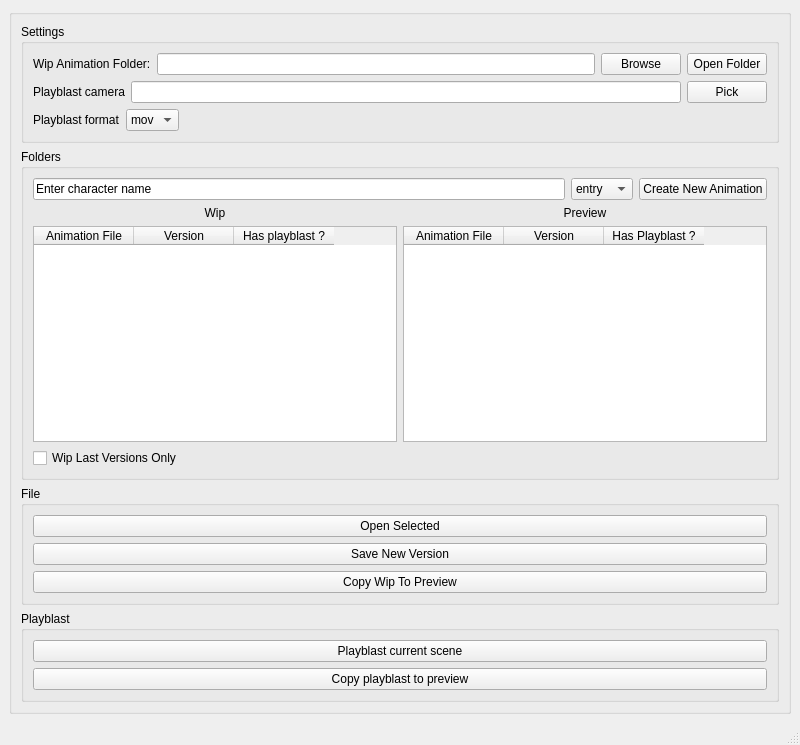
<?xml version="1.0" encoding="UTF-8"?>
<ui version="4.0">
 <class>bdAnimationToolWin</class>
 <widget class="QMainWindow" name="bdAnimationToolWin">
  <property name="geometry">
   <rect>
    <x>0</x>
    <y>0</y>
    <width>800</width>
    <height>745</height>
   </rect>
  </property>
  <property name="windowTitle">
   <string>MainWindow</string>
  </property>
  <widget class="QWidget" name="centralwidget">
   <layout class="QVBoxLayout" name="verticalLayout_2">
    <item>
     <layout class="QVBoxLayout" name="verticalLayout">
      <item>
       <widget class="QGroupBox" name="groupBox">
        <property name="title">
         <string/>
        </property>
        <property name="flat">
         <bool>false</bool>
        </property>
        <property name="checkable">
         <bool>false</bool>
        </property>
        <layout class="QVBoxLayout" name="verticalLayout_3">
         <item>
          <widget class="QGroupBox" name="groupBox_3">
           <property name="title">
            <string>Settings</string>
           </property>
           <layout class="QVBoxLayout" name="verticalLayout_7">
            <item>
             <layout class="QHBoxLayout" name="horizontalLayout">
              <item>
               <widget class="QLabel" name="label_3">
                <property name="text">
                 <string>Wip Animation Folder:</string>
                </property>
               </widget>
              </item>
              <item>
               <widget class="QLineEdit" name="wipFolderEdit"/>
              </item>
              <item>
               <widget class="QPushButton" name="wipAnimBtn">
                <property name="text">
                 <string>Browse</string>
                </property>
               </widget>
              </item>
              <item>
               <widget class="QPushButton" name="openFolderBtn">
                <property name="text">
                 <string>Open Folder</string>
                </property>
               </widget>
              </item>
             </layout>
            </item>
            <item>
             <layout class="QHBoxLayout" name="horizontalLayout_2">
              <item>
               <widget class="QLabel" name="label_4">
                <property name="text">
                 <string>Playblast camera</string>
                </property>
               </widget>
              </item>
              <item>
               <widget class="QLineEdit" name="playblastCamEdit"/>
              </item>
              <item>
               <widget class="QPushButton" name="playblastCamBtn">
                <property name="text">
                 <string>Pick</string>
                </property>
               </widget>
              </item>
             </layout>
            </item>
            <item>
             <layout class="QHBoxLayout" name="horizontalLayout_3">
              <item>
               <widget class="QLabel" name="label_5">
                <property name="text">
                 <string>Playblast format</string>
                </property>
               </widget>
              </item>
              <item>
               <widget class="QComboBox" name="animFormatComboBox">
                <item>
                 <property name="text">
                  <string>mov</string>
                 </property>
                </item>
                <item>
                 <property name="text">
                  <string>avi</string>
                 </property>
                </item>
               </widget>
              </item>
              <item>
               <spacer name="horizontalSpacer">
                <property name="orientation">
                 <enum>Qt::Horizontal</enum>
                </property>
                <property name="sizeHint" stdset="0">
                 <size>
                  <width>40</width>
                  <height>20</height>
                 </size>
                </property>
               </spacer>
              </item>
             </layout>
            </item>
           </layout>
          </widget>
         </item>
         <item>
          <widget class="QGroupBox" name="groupBox_2">
           <property name="title">
            <string>Folders</string>
           </property>
           <layout class="QVBoxLayout" name="verticalLayout_4">
            <item>
             <layout class="QHBoxLayout" name="horizontalLayout_4">
              <item>
               <widget class="QLineEdit" name="charNameEdit">
                <property name="text">
                 <string>Enter character name</string>
                </property>
               </widget>
              </item>
              <item>
               <widget class="QComboBox" name="animTypeCombo">
                <item>
                 <property name="text">
                  <string>entry</string>
                 </property>
                </item>
                <item>
                 <property name="text">
                  <string>idle</string>
                 </property>
                </item>
                <item>
                 <property name="text">
                  <string>action</string>
                 </property>
                </item>
                <item>
                 <property name="text">
                  <string>exit</string>
                 </property>
                </item>
               </widget>
              </item>
              <item>
               <widget class="QPushButton" name="newAnimBtn">
                <property name="text">
                 <string>Create New Animation</string>
                </property>
               </widget>
              </item>
             </layout>
            </item>
            <item>
             <layout class="QGridLayout" name="gridLayout">
              <item row="1" column="0">
               <widget class="QTableWidget" name="wipAnimTable">
                <column>
                 <property name="text">
                  <string>Animation File</string>
                 </property>
                </column>
                <column>
                 <property name="text">
                  <string>Version</string>
                 </property>
                </column>
                <column>
                 <property name="text">
                  <string>Has playblast ?</string>
                 </property>
                </column>
               </widget>
              </item>
              <item row="0" column="1">
               <widget class="QLabel" name="label_2">
                <property name="text">
                 <string>Preview</string>
                </property>
                <property name="alignment">
                 <set>Qt::AlignCenter</set>
                </property>
               </widget>
              </item>
              <item row="0" column="0">
               <widget class="QLabel" name="label">
                <property name="text">
                 <string>Wip</string>
                </property>
                <property name="alignment">
                 <set>Qt::AlignCenter</set>
                </property>
               </widget>
              </item>
              <item row="1" column="1">
               <widget class="QTableWidget" name="previewAnimTable">
                <column>
                 <property name="text">
                  <string>Animation File</string>
                 </property>
                </column>
                <column>
                 <property name="text">
                  <string>Version</string>
                 </property>
                </column>
                <column>
                 <property name="text">
                  <string>Has Playblast ?</string>
                 </property>
                </column>
               </widget>
              </item>
             </layout>
            </item>
            <item>
             <widget class="QCheckBox" name="lastVersionCheckBox">
              <property name="text">
               <string>Wip Last Versions Only</string>
              </property>
             </widget>
            </item>
           </layout>
          </widget>
         </item>
         <item>
          <widget class="QGroupBox" name="groupBox_4">
           <property name="title">
            <string>File</string>
           </property>
           <layout class="QVBoxLayout" name="verticalLayout_5">
            <item>
             <widget class="QPushButton" name="openFileBtn">
              <property name="text">
               <string>Open Selected</string>
              </property>
             </widget>
            </item>
            <item>
             <widget class="QPushButton" name="saveFileBtn">
              <property name="text">
               <string>Save New Version</string>
              </property>
             </widget>
            </item>
            <item>
             <widget class="QPushButton" name="copyToPreviewBtn">
              <property name="text">
               <string>Copy Wip To Preview</string>
              </property>
             </widget>
            </item>
           </layout>
          </widget>
         </item>
         <item>
          <widget class="QGroupBox" name="groupBox_5">
           <property name="title">
            <string>Playblast</string>
           </property>
           <layout class="QVBoxLayout" name="verticalLayout_6">
            <item>
             <widget class="QPushButton" name="playblastBtn">
              <property name="text">
               <string>Playblast current scene</string>
              </property>
             </widget>
            </item>
            <item>
             <widget class="QPushButton" name="copyPlayblastBtn">
              <property name="text">
               <string>Copy playblast to preview</string>
              </property>
             </widget>
            </item>
           </layout>
          </widget>
         </item>
        </layout>
       </widget>
      </item>
     </layout>
    </item>
   </layout>
  </widget>
  <widget class="QStatusBar" name="statusbar"/>
 </widget>
 <resources/>
 <connections/>
</ui>
